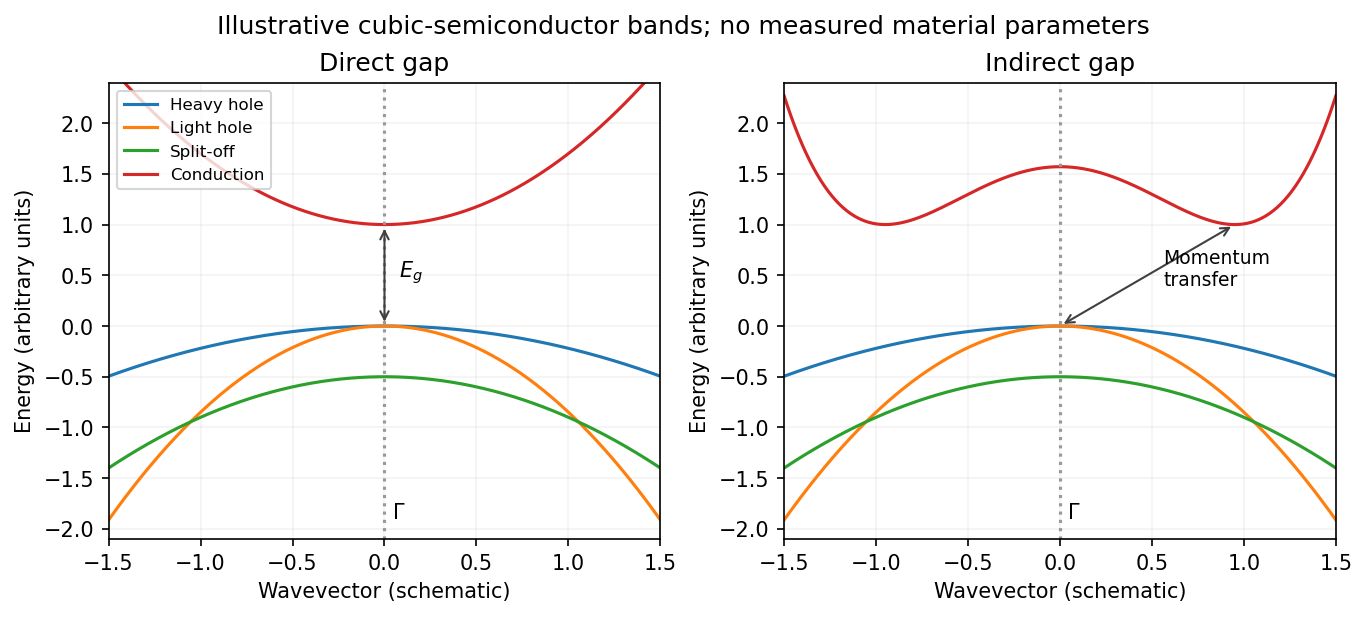

Reproduce this figure in Python.
"""Original explanatory plot; run from the corresponding _media directory."""
from pathlib import Path
import numpy as np
import matplotlib
matplotlib.use("Agg")
import matplotlib.pyplot as plt
plt.rcParams.update({"font.size": 10, "figure.facecolor": "white", "axes.facecolor": "white"})

fig,axs=plt.subplots(1,2,figsize=(9,4),layout='constrained');k=np.linspace(-1.5,1.5,600)
for a,indirect in zip(axs,[False,True]):
 a.plot(k,-.22*k*k,label='Heavy hole',color='tab:blue');a.plot(k,-.85*k*k,label='Light hole',color='tab:orange');a.plot(k,-.5-.4*k*k,label='Split-off',color='tab:green')
 ec=1+.7*(k*k-.95**2)**2 if indirect else 1+.7*k*k
 a.plot(k,ec,color='tab:red',label='Conduction');a.axvline(0,color='0.6',ls=':');a.text(.04,-1.9,r'$\Gamma$');a.set(xlabel='Wavevector (schematic)',ylabel='Energy (arbitrary units)',ylim=(-2.1,2.4),xlim=(-1.5,1.5),title='Indirect gap' if indirect else 'Direct gap')
 if indirect:
  a.annotate('',(.95,1),(0,0),arrowprops=dict(arrowstyle='<->',color='0.25'));a.text(.56,.4,'Momentum\ntransfer',fontsize=9)
 else:a.annotate('',(0,1),(0,0),arrowprops=dict(arrowstyle='<->',color='0.25'));a.text(.08,.48,r'$E_g$')
 a.grid(alpha=.15)
axs[0].legend(fontsize=8,loc='upper left');fig.suptitle('Illustrative cubic-semiconductor bands; no measured material parameters')

fig.savefig(Path.cwd()/Path(__file__).with_suffix(".png").name, dpi=150, facecolor="white", bbox_inches="tight")
plt.close(fig)
